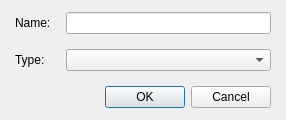
<?xml version="1.0" encoding="UTF-8"?>
<ui version="4.0">
 <class>DialogSystemLanguage</class>
 <widget class="QDialog" name="DialogSystemLanguage">
  <property name="geometry">
   <rect>
    <x>0</x>
    <y>0</y>
    <width>286</width>
    <height>120</height>
   </rect>
  </property>
  <property name="windowTitle">
   <string>Dialog</string>
  </property>
  <layout class="QGridLayout" name="gridLayout_2">
   <property name="leftMargin">
    <number>15</number>
   </property>
   <property name="topMargin">
    <number>10</number>
   </property>
   <property name="rightMargin">
    <number>15</number>
   </property>
   <property name="bottomMargin">
    <number>10</number>
   </property>
   <item row="0" column="0">
    <layout class="QVBoxLayout" name="verticalLayout" stretch="1,0">
     <property name="spacing">
      <number>15</number>
     </property>
     <item>
      <layout class="QGridLayout" name="gridLayout" columnstretch="0,1">
       <item row="0" column="0">
        <widget class="QLabel" name="labelName">
         <property name="text">
          <string>Name:</string>
         </property>
        </widget>
       </item>
       <item row="0" column="1">
        <widget class="QLineEdit" name="lineEditName"/>
       </item>
       <item row="1" column="0">
        <widget class="QLabel" name="labelType">
         <property name="text">
          <string>Type:</string>
         </property>
        </widget>
       </item>
       <item row="1" column="1">
        <widget class="QComboBox" name="comboBoxType"/>
       </item>
      </layout>
     </item>
     <item>
      <widget class="QDialogButtonBox" name="buttonBox">
       <property name="orientation">
        <enum>Qt::Horizontal</enum>
       </property>
       <property name="standardButtons">
        <set>QDialogButtonBox::Cancel|QDialogButtonBox::Ok</set>
       </property>
      </widget>
     </item>
    </layout>
   </item>
  </layout>
 </widget>
 <resources/>
 <connections>
  <connection>
   <sender>buttonBox</sender>
   <signal>accepted()</signal>
   <receiver>DialogSystemLanguage</receiver>
   <slot>accept()</slot>
   <hints>
    <hint type="sourcelabel">
     <x>248</x>
     <y>254</y>
    </hint>
    <hint type="destinationlabel">
     <x>157</x>
     <y>274</y>
    </hint>
   </hints>
  </connection>
  <connection>
   <sender>buttonBox</sender>
   <signal>rejected()</signal>
   <receiver>DialogSystemLanguage</receiver>
   <slot>reject()</slot>
   <hints>
    <hint type="sourcelabel">
     <x>316</x>
     <y>260</y>
    </hint>
    <hint type="destinationlabel">
     <x>286</x>
     <y>274</y>
    </hint>
   </hints>
  </connection>
 </connections>
</ui>
